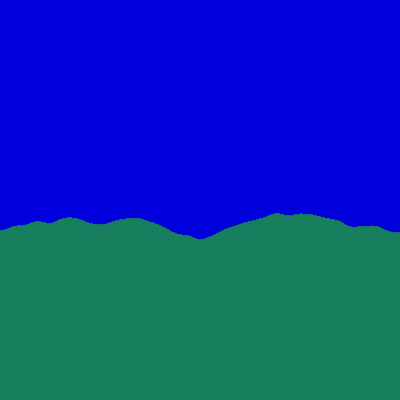
Frame 1 (no input)
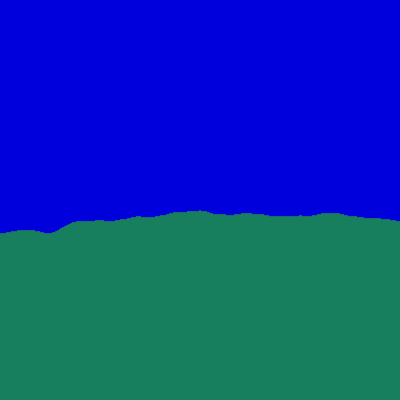
Frame 60 (the mouse pressed at the canvas centre just before this capture)
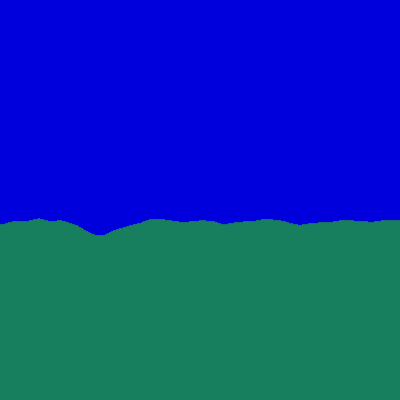
Frame 120 (the mouse held since frame 60 and released just before this capture)

The Processing sketch that drew these frames (run headless with seeded random() and noise(); from frame 60 on, the mouse is pressed at the canvas centre):

// Processing sketch: animando_a_superficie_do_oceano_usando_noise
// ── animando_a_superficie_do_oceano_usando_noise.pde
float time = 0;

void setup() {
  size(400, 400);
}
void draw() {
  float x = 0;
  background(0, 0, 220);
  while (x < width) {
    stroke(#177E5E);
    line(x, 200 + 50 * noise(x / 100, time), x, height);
    x = x + 1;
  }
  
  time = time + 0.02;
}
